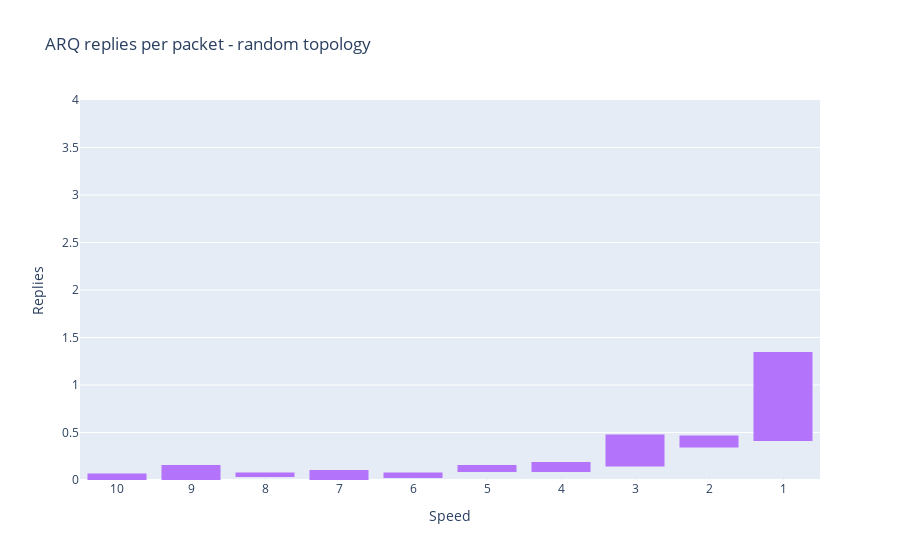

Here is the notebook cell this chart was saved with:
### Code cell
fig = get_arq_replies_per_packet_bar_chart('random', title='ARQ replies per packet - random topology')
fig.show()

### Figure 1 — Plotly figure (JSON) as saved in the notebook; plotly's stock layout.template omitted (floating-point values rounded to 4 significant figures)
{"data": [{"marker": {"color": "rgb(255, 255, 255)"}, "name": "line", "type": "bar", "width": 0, "y": [0, 0, 0.03, 0, 0.02, 0.08, 0.08, 0.14, 0.34, 0.41]}, {"marker": {"color": "#B473FB"}, "name": "random", "type": "bar", "y": [0.07, 0.16, 0.05, 0.11, 0.06, 0.08, 0.11, 0.34, 0.13, 0.94]}], "layout": {"barmode": "stack", "showlegend": false, "title": {"text": "ARQ replies per packet - random topology"}, "xaxis": {"tickmode": "array", "ticktext": ["10", "9", "8", "7", "6", "5", "4", "3", "2", "1"], "tickvals": [0, 1, 2, 3, 4, 5, 6, 7, 8, 9], "title": {"text": "Speed"}}, "yaxis": {"range": [0, 4], "title": {"text": "Replies"}}}}
